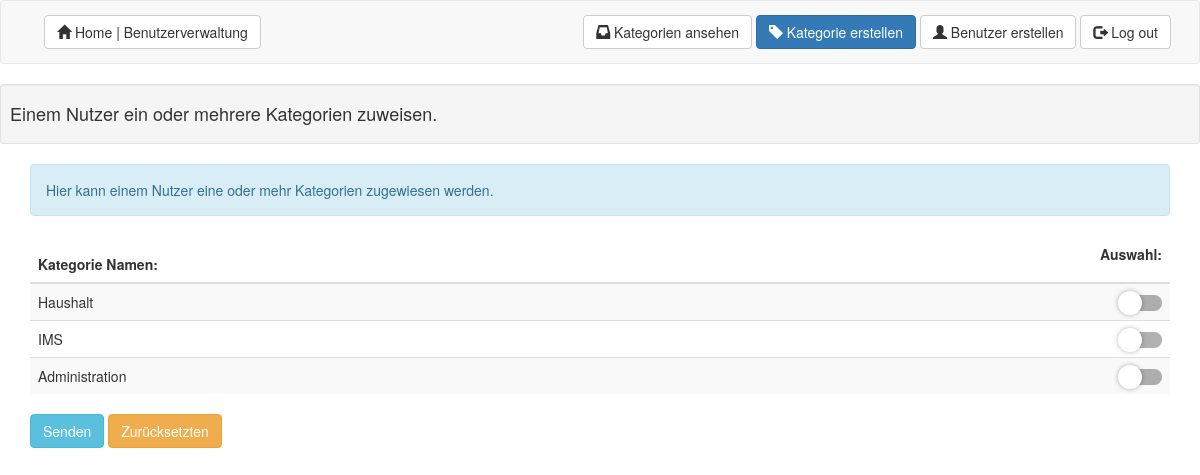
Screenshot of /admin/assign_user_category/index.php (signed in) with the database file from the repository.
### tables this page shows
CREATE TABLE `category` (
  `category_id` int(11) NOT NULL AUTO_INCREMENT,
  `name` varchar(25) NOT NULL,
  PRIMARY KEY (`category_id`)
);

### admin/assign_user_category/index.php (the view, shortened to what this page needs)
<?php
$user_id = "";
require("../../lib/dbconnector.inc.php");
$site_title = "Einem Nutzer ein oder mehrere Kategorien zuweisen. ";
$alert_class_name = "alert alert-info";
$alert_message = "Hier kann einem Nutzer eine oder mehr Kategorien zugewiesen werden. <br />";
function existingAssign($user_id, $category_id, $conn)
{
  $stmt = $conn->prepare("SELECT * FROM user_has_categories WHERE user_ID = (?) AND category_category_id = (?)");
  $stmt->bind_param("ii", $user_id, $category_id);
  $stmt->execute();
  $stmt->store_result();
  $countRows = $stmt->num_rows;
  if ($countRows >= 1) {
    return true;
  } else {
    return false;
  }
}
function existUser($conn)
{
  $query = $conn->query("SELECT *  FROM category");
  if (!(($query->num_rows  == 0))) {
    return true;
  } else {
    return false;
  }
}
function ShowButton($conn)
{
  global $user_id;
  if (existUser($conn)) {
    echo "<button type=\"submit\" name=\"category_id\" value=\"$user_id\" class=\"btn btn-info\">Senden</button>
        <button type=\"reset\" name=\"button\" value=\"reset\" class=\"btn btn-warning\">Zurücksetzten</button>";
  }
}
function alreadyAssigned($user_id, $category_id, $conn)
{
  if (existingAssign($user_id, $category_id, $conn)) {
    return "Checked";
  } else {
    return "";
  }
}
function view_checkBox_assign_user_category($conn, $user_id)
{
  $query = $conn->query("SELECT *  FROM category");
  if (existUser($conn)) {
    while ($row = $query->fetch_array()) {
      $checked = alreadyAssigned($user_id, $row["category_id"], $conn);
      echo "<tr>" .
        "<td>" . $row['name'] . "</td>" .
        "<td><div class=\"material-switch pull-right\">" .
        "<input id=\"" . $row["category_id"] . "\" name=\"SwitchForm[]\"" .
        " value=\"" . $row["category_id"] . "\" type=\"checkbox\"" . $checked . "/>" .
        "<label for=\"" . $row["category_id"] . "\" class=\"label-success\"></label></div></td>" .
        "</tr>";
    }
  } else {
    echo "<td>Es existieren keine Nutzer zum hinzufügen</td>";
  }
}
?>
<!DOCTYPE html>
<html lang="de">
<head>
  <link rel="stylesheet" href="https://maxcdn.bootstrapcdn.com/bootstrap/3.3.5/css/bootstrap.min.css">
  <link rel="stylesheet" href="https://maxcdn.bootstrapcdn.com/font-awesome/4.4.0/css/font-awesome.min.css">
  <link rel="stylesheet" href="../../CSS/stylesheet.css">
</head>
<body>
  <nav class="navbar navbar-default">
    <div class="container-fluid">
      <div class="nav navbar-nav navbar-left">
        <div class="panel-buttons">
          <form style="display: inline" action="../index.php" method="get">
            <button type="submit" class="btn btn-default"><span class="glyphicon glyphicon-home"></span> Home | Benutzerverwaltung</button>
          </form>
        </div>
      </div>
      <div class="nav navbar-nav navbar-right">
        <div class="panel-buttons">
          <form style="display: inline" action="../view_category" method="get">
            <button type="submit" class="btn btn-default"><span class="glyphicon glyphicon-inbox"></span> Kategorien ansehen</button>
          </form>
          <form style="display: inline" action="../manage_category/" method="get">
            <button type="submit" class="btn btn-primary"><span class="glyphicon glyphicon-tag"> </span> Kategorie erstellen</button>
          </form>
          <form style="display: inline" action="../manage_user" method="get">
            <button type="submit" class="btn btn-default"><span class="glyphicon glyphicon-user"></span> Benutzer erstellen</button>
          </form>
          <form style="display: inline" action="../../logout" method="get">
            <button type="submit" class="btn btn-default "><span class="glyphicon glyphicon-log-out"></span> Log out</button>
          </form>
        </div>
      </div>
    </div>
  </nav>
  <div class="well well-sm">
    <h4><?php echo $site_title; ?></h4>
  </div>
  <div class="container">
    <div class="form-group">
      <div class="<?php echo $alert_class_name; ?>" role="alert"><?php echo $alert_message; ?></div>
    </div>
    <form action="index.php?ID=<?php echo $user_id; ?>" method="post">
      <table class="table table-striped table-hover">
        <thead>
          <tr>
            <th>Kategorie Namen:</th>
            <th>
              <p class="text-right">Auswahl:</p>
            </th>
          </tr>
        </thead>
        <tbody>
          <?php view_checkBox_assign_user_category($conn, $user_id); ?>
        </tbody>
      </table>
      <?php ShowButton($conn); ?>
    </form>
  </div>
</body>
</html>

### CSS/stylesheet.css (style rules this page uses)
.panel-buttons { margin-top: 1em; margin-bottom: 1em; margin-right: 2em; margin-left: 2em; }
.table { table-layout:fixed; }

### rows the page displays
category: name "Haushalt"
category: name "IMS"
category: name "Administration"

### other values shown
$site_title "Einem Nutzer ein oder mehrere Kategorien zuweisen."
